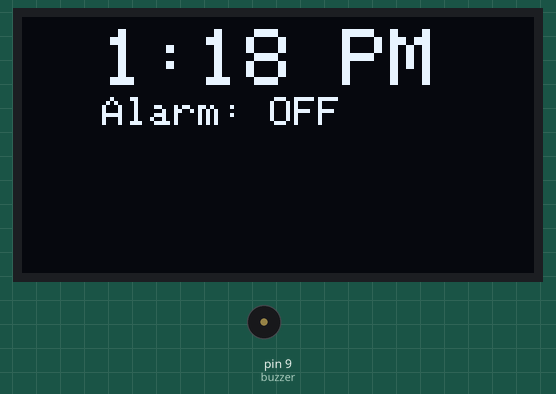
Recording of a sketch running on a simulated Arduino Uno, built with avr-gcc and run on an emulated ATmega328P. Shown: 128×64 one-colour display, buzzer (waves = sounding, pin HIGH).

Above: at 0.1 s.
At 50.4 s:
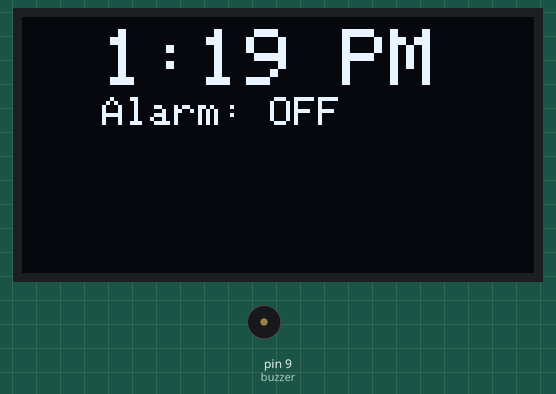
At 110.7 s:
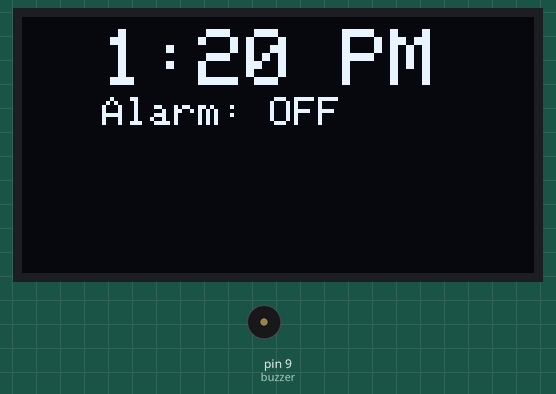

Measured:
- what the display in image 1 shows lasts 60.3 s, from 50.3 s to 110.6 s

The sketch:

alarmclock.ino
```cpp
#include <SPI.h>
#include <Wire.h>
#include <Adafruit_GFX.h>
#include <Adafruit_SSD1306.h>

#define OLED_RESET 4
Adafruit_SSD1306 display(OLED_RESET);

const int buzzer = 9;
int hour = 1;
double minute = 18.0;
int second = 8;
String timeOfDay = "PM";
bool am = false;
long interval = 977;
bool buzzerState = false;
int switchPin = 7;

void setup(){
  Serial.begin(9600);
  pinMode(buzzer, OUTPUT);
  pinMode(switchPin, INPUT);
  display.begin(SSD1306_SWITCHCAPVCC, 0x3C);
  display.clearDisplay();
  count();
}

String getTime(){
  return String(hour + ":" + int(minute));
}

void count(){
   second++;
   if(second == 60){
     second = 0;
     minute++;
     if(minute == 60){
       minute = 0;
       hour++;
       if(hour == 13){
         hour = 0;
         am = !am;
         if(timeOfDay == "AM"){
           timeOfDay = "PM";
        }
        else if(timeOfDay == "PM"){
           timeOfDay = "AM";
        }
       }
     }
   }
}

void buzz(int freq){
  buzzerState = !buzzerState;
  if(buzzerState == true){
    tone(buzzer, freq);
  }

  else{
    noTone(buzzer);
  }
}

void updateDisplay(){
  display.setTextSize(2);
  display.setTextColor(WHITE);
  display.setCursor(20, 3);
  if(minute/10 >= 1){
    display.print(String(hour) + ":" + String(int(minute)) + " " + timeOfDay);
  }
  else{
    display.print(String(hour) + ":0" + String(int(minute)) + " " + timeOfDay);
  }
  display.setCursor(20, 20);
  display.setTextSize(1);
  display.print("Alarm: OFF");
  display.display();
  display.clearDisplay();
}

void alarm(){

}

void loop() {
  count();
  getTime();
  updateDisplay();
  delay(interval);
}
```
